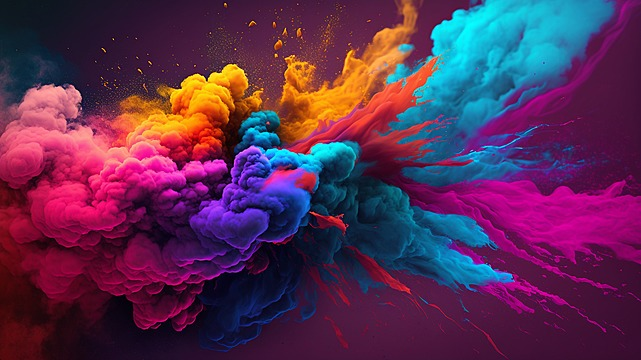
#> input picture imagem0.jpg, 641 x 360 px
$ python 'Suavização.py'
#> lines starting #> are read from the running program, lines starting #| are printed output that depends on the picture; after the words box and inside, x2 and y2 are one past the last pixel; in counts of white or black regions, pixels touching at a corner belong together
import cv2
import numpy
# Suavização pela média
# Pega a média dos valores em uma determinado matriz da imagem e os atribui para aquela matriz
# variavel = cv2.blur(var.img, (x, y))
# É importante que a matriz seja definida por número ímpares, pois haverá um ponto central

imagem = cv2.imread("imagem0.jpg")
#> imagem is the input picture: shape (360, 641, 3); mean B, G, R 82.2, 45.4, 89.7

for i in range(0, imagem.shape[0], 15):
    for j in range(0, imagem.shape[1], 15):
        imagem[i:i+3, j:j+3] = (255, 255, 255)
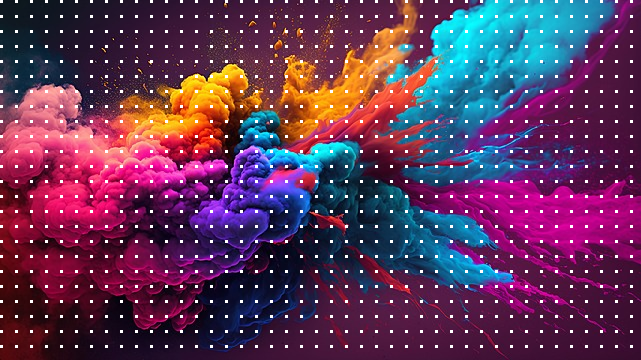
#> imagem: shape (360, 641, 3); 4.02% of pixels changed, all inside (x1, y1, x2, y2) = (0, 0, 633, 348)

suave = cv2.blur(imagem, (23,23))
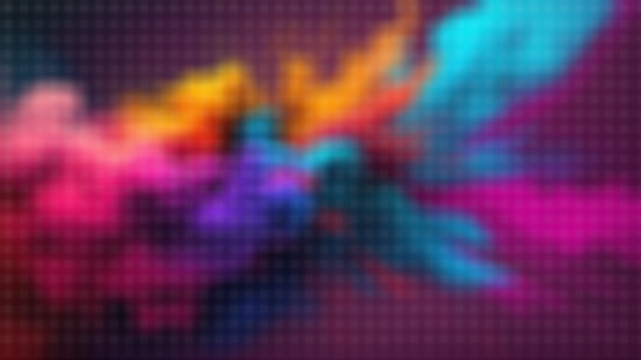
#> suave: shape (360, 641, 3); mean B, G, R 89.1, 53.7, 96.3

cv2.imshow("IMG", imagem)
cv2.imshow("IMG2", suave)
cv2.waitKey(0)
